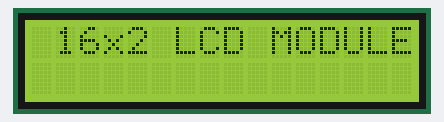
A sketch run on a simulated Arduino Uno, built with avr-gcc and run on an emulated ATmega328P. On the bench: 16×2 character LCD.

Above: at 0.1 s.
At 0.9 s:
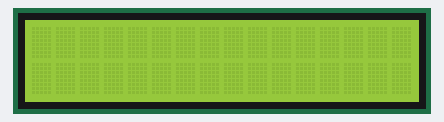
At 1.7 s:
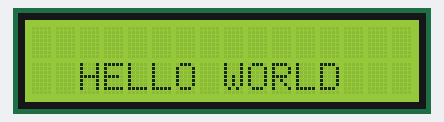

The sketch:

Lcd_Screen.ino
```cpp
 #include<LiquidCrystal.h>

LiquidCrystal lcd(12, 11, 5, 4, 3, 2);  // sets the interfacing pins

void setup()
{
 lcd.begin(16, 2);  // initializes the 16x2 LCD
}

void loop()
{
  lcd.setCursor(1,0);           //sets the cursor at row 0 column 0
  lcd.print("16x2 LCD MODULE");   // prints 16x2 LCD MODULE
  delay(800);
  lcd.clear();
  delay(800);
  lcd.setCursor(2,1);           //sets the cursor at row 1 column 2
  lcd.print("HELLO WORLD");   // prints HELLO WORLD
  delay(800);
  lcd.clear();
  delay(500);
}


/*#include "LiquidCrystal.h"

// initialize the library by providing the nuber of pins to it
LiquidCrystal lcd(12,11,5,4,3,2);

void setup() {
lcd.begin(16,2);

// set cursor position to start of first line on the LCD
lcd.setCursor(0,0);
//text to print
lcd.print("  LCD");
// set cusor position to start of next line
lcd.setCursor(0,1);
lcd.print("   WORKING");
}
void loop()
{} */
```

Measured:
- by itself, everything shown: repeats every 2.9 s, in 4 steps
- what the display in image 1 shows lasts 0.8 s, from 0.9 s to 1.7 s
